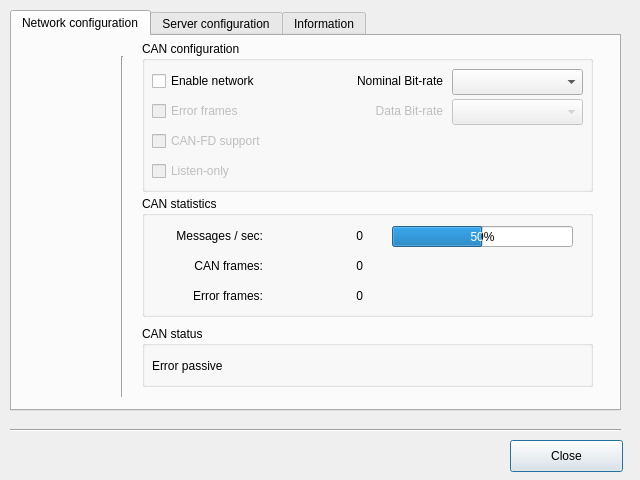
<?xml version="1.0" encoding="UTF-8"?>
<ui version="4.0">
 <class>ServerConfig</class>
 <widget class="QDialog" name="ServerConfig">
  <property name="geometry">
   <rect>
    <x>0</x>
    <y>0</y>
    <width>640</width>
    <height>480</height>
   </rect>
  </property>
  <property name="sizePolicy">
   <sizepolicy hsizetype="Fixed" vsizetype="Fixed">
    <horstretch>0</horstretch>
    <verstretch>0</verstretch>
   </sizepolicy>
  </property>
  <property name="minimumSize">
   <size>
    <width>640</width>
    <height>480</height>
   </size>
  </property>
  <property name="maximumSize">
   <size>
    <width>640</width>
    <height>480</height>
   </size>
  </property>
  <property name="windowTitle">
   <string>Dialog</string>
  </property>
  <property name="windowIcon">
   <iconset>
    <normaloff>:/images/network-icon.png</normaloff>:/images/network-icon.png</iconset>
  </property>
  <property name="locale">
   <locale language="English" country="UnitedStates"/>
  </property>
  <widget class="QPushButton" name="pclBtnCloseM">
   <property name="geometry">
    <rect>
     <x>510</x>
     <y>440</y>
     <width>113</width>
     <height>32</height>
    </rect>
   </property>
   <property name="text">
    <string>Close</string>
   </property>
  </widget>
  <widget class="QTabWidget" name="pclTabConfigM">
   <property name="geometry">
    <rect>
     <x>10</x>
     <y>10</y>
     <width>611</width>
     <height>401</height>
    </rect>
   </property>
   <property name="currentIndex">
    <number>0</number>
   </property>
   <widget class="QWidget" name="pclTabConfigNetworkM">
    <attribute name="title">
     <string>Network configuration</string>
    </attribute>
    <widget class="QGroupBox" name="pclGrpNetworkConfM">
     <property name="geometry">
      <rect>
       <x>130</x>
       <y>5</y>
       <width>451</width>
       <height>151</height>
      </rect>
     </property>
     <property name="title">
      <string>CAN configuration</string>
     </property>
     <widget class="QComboBox" name="pclCbbNetNomBitrateM">
      <property name="geometry">
       <rect>
        <x>310</x>
        <y>28</y>
        <width>131</width>
        <height>26</height>
       </rect>
      </property>
     </widget>
     <widget class="QLabel" name="pclLblNetNomBitrateM">
      <property name="geometry">
       <rect>
        <x>190</x>
        <y>30</y>
        <width>111</width>
        <height>20</height>
       </rect>
      </property>
      <property name="text">
       <string>Nominal Bit-rate</string>
      </property>
      <property name="alignment">
       <set>Qt::AlignRight|Qt::AlignTrailing|Qt::AlignVCenter</set>
      </property>
     </widget>
     <widget class="QCheckBox" name="pclCkbNetEnableM">
      <property name="geometry">
       <rect>
        <x>10</x>
        <y>30</y>
        <width>171</width>
        <height>20</height>
       </rect>
      </property>
      <property name="text">
       <string>Enable network</string>
      </property>
     </widget>
     <widget class="QCheckBox" name="pclCkbNetErrorFramesM">
      <property name="enabled">
       <bool>false</bool>
      </property>
      <property name="geometry">
       <rect>
        <x>10</x>
        <y>60</y>
        <width>171</width>
        <height>20</height>
       </rect>
      </property>
      <property name="text">
       <string>Error frames</string>
      </property>
     </widget>
     <widget class="QCheckBox" name="pclCkbNetCanFdM">
      <property name="enabled">
       <bool>false</bool>
      </property>
      <property name="geometry">
       <rect>
        <x>10</x>
        <y>90</y>
        <width>171</width>
        <height>20</height>
       </rect>
      </property>
      <property name="text">
       <string>CAN-FD support</string>
      </property>
     </widget>
     <widget class="QCheckBox" name="pclCkbNetListenOnlyM">
      <property name="enabled">
       <bool>false</bool>
      </property>
      <property name="geometry">
       <rect>
        <x>10</x>
        <y>120</y>
        <width>171</width>
        <height>20</height>
       </rect>
      </property>
      <property name="text">
       <string>Listen-only</string>
      </property>
     </widget>
     <widget class="QLabel" name="pclLblNetDatBitrateM">
      <property name="enabled">
       <bool>false</bool>
      </property>
      <property name="geometry">
       <rect>
        <x>190</x>
        <y>60</y>
        <width>111</width>
        <height>20</height>
       </rect>
      </property>
      <property name="text">
       <string>Data Bit-rate</string>
      </property>
      <property name="alignment">
       <set>Qt::AlignRight|Qt::AlignTrailing|Qt::AlignVCenter</set>
      </property>
     </widget>
     <widget class="QComboBox" name="pclCbbNetDatBitrateM">
      <property name="enabled">
       <bool>false</bool>
      </property>
      <property name="geometry">
       <rect>
        <x>310</x>
        <y>58</y>
        <width>131</width>
        <height>26</height>
       </rect>
      </property>
     </widget>
    </widget>
    <widget class="QGroupBox" name="pclGrpNetworkStatM">
     <property name="geometry">
      <rect>
       <x>130</x>
       <y>160</y>
       <width>451</width>
       <height>121</height>
      </rect>
     </property>
     <property name="title">
      <string>CAN statistics</string>
     </property>
     <widget class="QProgressBar" name="pclPgbStatLoadM">
      <property name="enabled">
       <bool>true</bool>
      </property>
      <property name="geometry">
       <rect>
        <x>250</x>
        <y>30</y>
        <width>181</width>
        <height>21</height>
       </rect>
      </property>
      <property name="value">
       <number>50</number>
      </property>
     </widget>
     <widget class="QLabel" name="pclLblStatMsgM">
      <property name="geometry">
       <rect>
        <x>10</x>
        <y>30</y>
        <width>111</width>
        <height>20</height>
       </rect>
      </property>
      <property name="text">
       <string>Messages / sec:</string>
      </property>
      <property name="alignment">
       <set>Qt::AlignRight|Qt::AlignTrailing|Qt::AlignVCenter</set>
      </property>
     </widget>
     <widget class="QLabel" name="pclLblStatErrM">
      <property name="geometry">
       <rect>
        <x>10</x>
        <y>90</y>
        <width>111</width>
        <height>20</height>
       </rect>
      </property>
      <property name="text">
       <string>Error frames:</string>
      </property>
      <property name="alignment">
       <set>Qt::AlignRight|Qt::AlignTrailing|Qt::AlignVCenter</set>
      </property>
     </widget>
     <widget class="QLabel" name="pclLblStatCanM">
      <property name="geometry">
       <rect>
        <x>10</x>
        <y>60</y>
        <width>111</width>
        <height>20</height>
       </rect>
      </property>
      <property name="text">
       <string>CAN frames:</string>
      </property>
      <property name="alignment">
       <set>Qt::AlignRight|Qt::AlignTrailing|Qt::AlignVCenter</set>
      </property>
     </widget>
     <widget class="QLabel" name="pclCntStatCanM">
      <property name="geometry">
       <rect>
        <x>130</x>
        <y>60</y>
        <width>91</width>
        <height>20</height>
       </rect>
      </property>
      <property name="text">
       <string notr="true">0</string>
      </property>
      <property name="alignment">
       <set>Qt::AlignRight|Qt::AlignTrailing|Qt::AlignVCenter</set>
      </property>
     </widget>
     <widget class="QLabel" name="pclCntStatErrM">
      <property name="geometry">
       <rect>
        <x>130</x>
        <y>90</y>
        <width>91</width>
        <height>20</height>
       </rect>
      </property>
      <property name="text">
       <string notr="true">0</string>
      </property>
      <property name="alignment">
       <set>Qt::AlignRight|Qt::AlignTrailing|Qt::AlignVCenter</set>
      </property>
     </widget>
     <widget class="QLabel" name="pclCntStatMsgM">
      <property name="geometry">
       <rect>
        <x>130</x>
        <y>30</y>
        <width>91</width>
        <height>20</height>
       </rect>
      </property>
      <property name="text">
       <string notr="true">0</string>
      </property>
      <property name="alignment">
       <set>Qt::AlignRight|Qt::AlignTrailing|Qt::AlignVCenter</set>
      </property>
     </widget>
    </widget>
    <widget class="Line" name="line_2">
     <property name="geometry">
      <rect>
       <x>100</x>
       <y>20</y>
       <width>20</width>
       <height>341</height>
      </rect>
     </property>
     <property name="orientation">
      <enum>Qt::Vertical</enum>
     </property>
    </widget>
    <widget class="QGroupBox" name="pclGrpNetworkStatusM">
     <property name="geometry">
      <rect>
       <x>130</x>
       <y>290</y>
       <width>451</width>
       <height>61</height>
      </rect>
     </property>
     <property name="title">
      <string>CAN status</string>
     </property>
     <widget class="QLabel" name="pclTxtStatusBusM">
      <property name="geometry">
       <rect>
        <x>10</x>
        <y>30</y>
        <width>121</width>
        <height>20</height>
       </rect>
      </property>
      <property name="text">
       <string>Error passive</string>
      </property>
      <property name="alignment">
       <set>Qt::AlignLeading|Qt::AlignLeft|Qt::AlignVCenter</set>
      </property>
     </widget>
     <widget class="QToolButton" name="pclBtnStatusResetM">
      <property name="enabled">
       <bool>false</bool>
      </property>
      <property name="geometry">
       <rect>
        <x>390</x>
        <y>20</y>
        <width>36</width>
        <height>36</height>
       </rect>
      </property>
      <property name="toolTip">
       <string notr="true"/>
      </property>
      <property name="statusTip">
       <string notr="true"/>
      </property>
      <property name="whatsThis">
       <string notr="true"/>
      </property>
      <property name="styleSheet">
       <string notr="true">border: 0px;</string>
      </property>
      <property name="text">
       <string notr="true"/>
      </property>
      <property name="icon">
       <iconset resource="../server.qrc">
        <normaloff>:/images/mc_reset_256.png</normaloff>:/images/mc_reset_256.png</iconset>
      </property>
      <property name="iconSize">
       <size>
        <width>32</width>
        <height>32</height>
       </size>
      </property>
      <property name="popupMode">
       <enum>QToolButton::DelayedPopup</enum>
      </property>
      <property name="toolButtonStyle">
       <enum>Qt::ToolButtonIconOnly</enum>
      </property>
      <property name="autoRaise">
       <bool>true</bool>
      </property>
     </widget>
    </widget>
   </widget>
   <widget class="QWidget" name="pclTabConfigServerM">
    <attribute name="title">
     <string>Server configuration</string>
    </attribute>
    <widget class="QLabel" name="pclLblSrvPortM">
     <property name="enabled">
      <bool>false</bool>
     </property>
     <property name="geometry">
      <rect>
       <x>30</x>
       <y>50</y>
       <width>141</width>
       <height>20</height>
      </rect>
     </property>
     <property name="text">
      <string>CAN server port</string>
     </property>
     <property name="alignment">
      <set>Qt::AlignRight|Qt::AlignTrailing|Qt::AlignVCenter</set>
     </property>
    </widget>
    <widget class="QLabel" name="pclLblSrvTimeM">
     <property name="geometry">
      <rect>
       <x>10</x>
       <y>100</y>
       <width>161</width>
       <height>20</height>
      </rect>
     </property>
     <property name="text">
      <string>Message dispatch time</string>
     </property>
     <property name="alignment">
      <set>Qt::AlignRight|Qt::AlignTrailing|Qt::AlignVCenter</set>
     </property>
    </widget>
    <widget class="QSpinBox" name="pclSpnSrvTimeM">
     <property name="geometry">
      <rect>
       <x>200</x>
       <y>100</y>
       <width>91</width>
       <height>24</height>
      </rect>
     </property>
     <property name="suffix">
      <string> ms</string>
     </property>
     <property name="minimum">
      <number>0</number>
     </property>
     <property name="maximum">
      <number>50</number>
     </property>
     <property name="value">
      <number>10</number>
     </property>
    </widget>
    <widget class="QLineEdit" name="pclEdtSrvPortM">
     <property name="enabled">
      <bool>false</bool>
     </property>
     <property name="geometry">
      <rect>
       <x>200</x>
       <y>50</y>
       <width>113</width>
       <height>21</height>
      </rect>
     </property>
     <property name="maxLength">
      <number>6</number>
     </property>
    </widget>
    <widget class="QLabel" name="pclLblSrvHostM">
     <property name="geometry">
      <rect>
       <x>30</x>
       <y>20</y>
       <width>141</width>
       <height>20</height>
      </rect>
     </property>
     <property name="text">
      <string>CAN server host</string>
     </property>
     <property name="alignment">
      <set>Qt::AlignRight|Qt::AlignTrailing|Qt::AlignVCenter</set>
     </property>
    </widget>
    <widget class="QComboBox" name="pclCbbServHostM">
     <property name="geometry">
      <rect>
       <x>200</x>
       <y>20</y>
       <width>131</width>
       <height>26</height>
      </rect>
     </property>
     <item>
      <property name="text">
       <string>Local only</string>
      </property>
     </item>
     <item>
      <property name="text">
       <string>Network</string>
      </property>
     </item>
    </widget>
   </widget>
   <widget class="QWidget" name="pclTabConfigInfoM">
    <attribute name="title">
     <string>Information</string>
    </attribute>
    <widget class="QLabel" name="pclLblInfoIconM">
     <property name="geometry">
      <rect>
       <x>20</x>
       <y>20</y>
       <width>271</width>
       <height>100</height>
      </rect>
     </property>
     <property name="text">
      <string/>
     </property>
     <property name="pixmap">
      <pixmap resource="../server.qrc">:/images/canpie_fd_logo.png</pixmap>
     </property>
     <property name="scaledContents">
      <bool>false</bool>
     </property>
    </widget>
    <widget class="QLabel" name="pclLblInfoVersionM">
     <property name="geometry">
      <rect>
       <x>310</x>
       <y>40</y>
       <width>241</width>
       <height>31</height>
      </rect>
     </property>
     <property name="text">
      <string notr="true">CANpie Server Version 0.82</string>
     </property>
    </widget>
   </widget>
  </widget>
  <widget class="Line" name="line">
   <property name="geometry">
    <rect>
     <x>10</x>
     <y>420</y>
     <width>611</width>
     <height>20</height>
    </rect>
   </property>
   <property name="orientation">
    <enum>Qt::Horizontal</enum>
   </property>
  </widget>
 </widget>
 <resources>
  <include location="../server.qrc"/>
 </resources>
 <connections>
  <connection>
   <sender>pclBtnCloseM</sender>
   <signal>clicked()</signal>
   <receiver>ServerConfig</receiver>
   <slot>close()</slot>
   <hints>
    <hint type="sourcelabel">
     <x>566</x>
     <y>455</y>
    </hint>
    <hint type="destinationlabel">
     <x>319</x>
     <y>239</y>
    </hint>
   </hints>
  </connection>
 </connections>
</ui>
